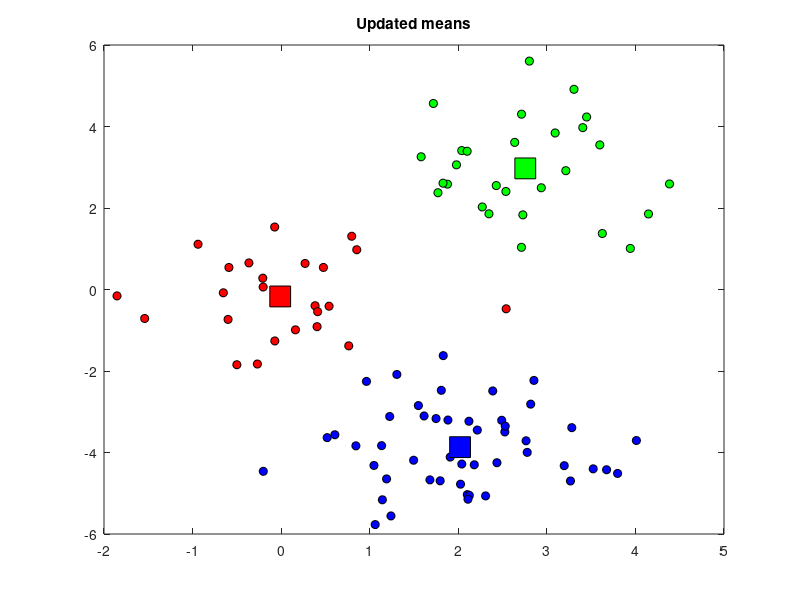

The MATLAB script that drew this image:
clear all;close all;

%% Load the data
load kmeansdata
% plot the data
figure(1);hold off
plot(X(:,1) , X(:,2) , 'ko');

%% Randomly initialise the means
K = 3;
cluster_means = rand(K,2) * 10 - 5;

%% Iteratively update the means and assignments
converged = 0;
N = size(X , 1);
cluster_assignments = zeros(N,K);
di = zeros(N,K);
cols = {'r','g','b'};
while ~converged
    %% update assignments
    for k = 1:K
        di(:,k) = sum((X - repmat(cluster_means(k,:),N,1)).^2,2);
    end
    old_assignments = cluster_assignments;
    cluster_assignments = (di == repmat(min(di,[ ],2), 1, K));
    if sum(sum(old_assignments~=cluster_assignments))==0
        converged = 1;
    end
    % Plot the assigned data
    figure(1); hold off
    for k = 1:K
        plot(X(cluster_assignments(:,k),1),X(cluster_assignments(:,k),2),'ko','markerfacecolor',cols{k});
        hold on
    end
    title('Update assignments');
    % update means
    for k = 1:K
        if sum(cluster_assignments(:,k))==0
            % This cluster is empty, randomise it
            cluster_means(k,:) = rand(1,2)*10-5;
        else
            cluster_means(k,:) = mean(X(cluster_assignments(:,k),:),1);
        end
    end
    % Plot the means
    figure(1)
    for k = 1:K
        plot(cluster_means(k,1),cluster_means(k,2),'ks','markersize',15,...
            'markerfacecolor',cols{k});
    end
    title('Updated means');
    
    pause(1);
end